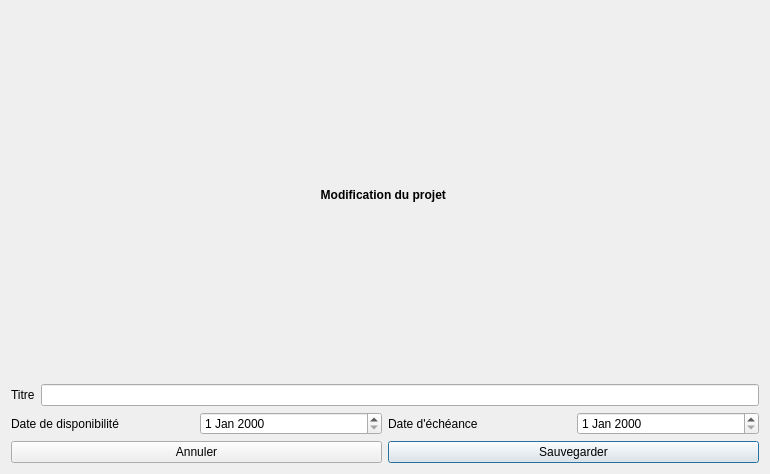
<?xml version="1.0" encoding="UTF-8"?>
<ui version="4.0">
 <class>ProjetEditor</class>
 <widget class="QDialog" name="ProjetEditor">
  <property name="geometry">
   <rect>
    <x>0</x>
    <y>0</y>
    <width>770</width>
    <height>474</height>
   </rect>
  </property>
  <property name="windowTitle">
   <string>Dialog</string>
  </property>
  <layout class="QVBoxLayout" name="verticalLayout_2">
   <item>
    <layout class="QVBoxLayout" name="verticalLayout">
     <item>
      <widget class="QLabel" name="label_fenetre">
       <property name="font">
        <font>
         <weight>75</weight>
         <bold>true</bold>
        </font>
       </property>
       <property name="text">
        <string>Modification du projet </string>
       </property>
       <property name="alignment">
        <set>Qt::AlignCenter</set>
       </property>
      </widget>
     </item>
    </layout>
   </item>
   <item>
    <layout class="QHBoxLayout" name="horizontalLayout_2">
     <item>
      <widget class="QLabel" name="label_titre">
       <property name="text">
        <string>Titre</string>
       </property>
      </widget>
     </item>
     <item>
      <widget class="QLineEdit" name="edit_titre"/>
     </item>
    </layout>
   </item>
   <item>
    <layout class="QHBoxLayout" name="horizontalLayout_4">
     <item>
      <widget class="QLabel" name="label_3">
       <property name="text">
        <string>Date de disponibilité</string>
       </property>
      </widget>
     </item>
     <item>
      <widget class="QDateEdit" name="editDispo"/>
     </item>
     <item>
      <widget class="QLabel" name="label_2">
       <property name="text">
        <string>Date d'échéance</string>
       </property>
      </widget>
     </item>
     <item>
      <widget class="QDateEdit" name="editEcheance"/>
     </item>
    </layout>
   </item>
   <item>
    <layout class="QHBoxLayout" name="horizontalLayout">
     <item>
      <widget class="QPushButton" name="buttonAnnuler">
       <property name="text">
        <string>Annuler</string>
       </property>
      </widget>
     </item>
     <item>
      <widget class="QPushButton" name="buttonSauvegarder">
       <property name="text">
        <string>Sauvegarder</string>
       </property>
       <property name="default">
        <bool>true</bool>
       </property>
      </widget>
     </item>
    </layout>
   </item>
  </layout>
 </widget>
 <resources/>
 <connections>
  <connection>
   <sender>buttonAnnuler</sender>
   <signal>clicked()</signal>
   <receiver>ProjetEditor</receiver>
   <slot>close()</slot>
   <hints>
    <hint type="sourcelabel">
     <x>197</x>
     <y>407</y>
    </hint>
    <hint type="destinationlabel">
     <x>384</x>
     <y>236</y>
    </hint>
   </hints>
  </connection>
 </connections>
</ui>
